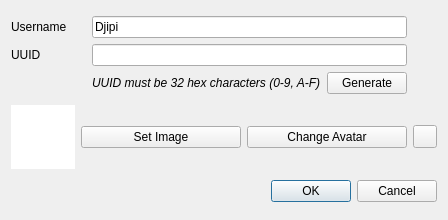
<?xml version="1.0" encoding="UTF-8"?>
<ui version="4.0">
 <class>NewUserDialog</class>
 <widget class="QDialog" name="NewUserDialog">
  <property name="geometry">
   <rect>
    <x>0</x>
    <y>0</y>
    <width>448</width>
    <height>220</height>
   </rect>
  </property>
  <property name="windowTitle">
   <string>New User</string>
  </property>
  <layout class="QGridLayout" name="gridLayout_2">
   <item row="2" column="1" colspan="3">
    <widget class="QDialogButtonBox" name="buttonBox">
     <property name="orientation">
      <enum>Qt::Orientation::Horizontal</enum>
     </property>
     <property name="standardButtons">
      <set>QDialogButtonBox::StandardButton::Cancel|QDialogButtonBox::StandardButton::Ok</set>
     </property>
    </widget>
   </item>
   <item row="1" column="2">
    <widget class="QPushButton" name="setAvatar">
     <property name="text">
      <string>Change Avatar</string>
     </property>
    </widget>
   </item>
   <item row="1" column="1">
    <widget class="QPushButton" name="selectImage">
     <property name="text">
      <string>Set Image</string>
     </property>
    </widget>
   </item>
   <item row="1" column="3">
    <widget class="QToolButton" name="revert">
     <property name="text">
      <string/>
     </property>
    </widget>
   </item>
   <item row="0" column="0" colspan="4">
    <layout class="QGridLayout" name="gridLayout">
     <item row="1" column="0">
      <widget class="QLabel" name="label">
       <property name="text">
        <string>UUID</string>
       </property>
      </widget>
     </item>
     <item row="0" column="1" colspan="2">
      <widget class="QLineEdit" name="username">
       <property name="text">
        <string>Djipi</string>
       </property>
      </widget>
     </item>
     <item row="1" column="1" colspan="2">
      <widget class="QLineEdit" name="uuid"/>
     </item>
     <item row="0" column="0">
      <widget class="QLabel" name="label_2">
       <property name="text">
        <string>Username</string>
       </property>
      </widget>
     </item>
     <item row="2" column="1">
      <widget class="QLabel" name="label_3">
       <property name="font">
        <font>
         <italic>true</italic>
        </font>
       </property>
       <property name="text">
        <string>UUID must be 32 hex characters (0-9, A-F)</string>
       </property>
      </widget>
     </item>
     <item row="2" column="2">
      <widget class="QPushButton" name="generate">
       <property name="text">
        <string>Generate</string>
       </property>
      </widget>
     </item>
     <item row="1" column="3">
      <widget class="QLabel" name="uuidVerified">
       <property name="sizePolicy">
        <sizepolicy hsizetype="Fixed" vsizetype="Preferred">
         <horstretch>0</horstretch>
         <verstretch>0</verstretch>
        </sizepolicy>
       </property>
       <property name="minimumSize">
        <size>
         <width>24</width>
         <height>0</height>
        </size>
       </property>
      </widget>
     </item>
     <item row="0" column="3">
      <widget class="QLabel" name="usernameVerified">
       <property name="text">
        <string/>
       </property>
      </widget>
     </item>
    </layout>
   </item>
   <item row="1" column="0">
    <widget class="QGraphicsView" name="image">
     <property name="sizePolicy">
      <sizepolicy hsizetype="Expanding" vsizetype="Expanding">
       <horstretch>0</horstretch>
       <verstretch>0</verstretch>
      </sizepolicy>
     </property>
     <property name="minimumSize">
      <size>
       <width>64</width>
       <height>64</height>
      </size>
     </property>
     <property name="maximumSize">
      <size>
       <width>64</width>
       <height>64</height>
      </size>
     </property>
     <property name="frameShape">
      <enum>QFrame::Shape::NoFrame</enum>
     </property>
     <property name="frameShadow">
      <enum>QFrame::Shadow::Plain</enum>
     </property>
     <property name="verticalScrollBarPolicy">
      <enum>Qt::ScrollBarPolicy::ScrollBarAlwaysOff</enum>
     </property>
     <property name="horizontalScrollBarPolicy">
      <enum>Qt::ScrollBarPolicy::ScrollBarAlwaysOff</enum>
     </property>
     <property name="interactive">
      <bool>false</bool>
     </property>
    </widget>
   </item>
  </layout>
 </widget>
 <resources/>
 <connections>
  <connection>
   <sender>buttonBox</sender>
   <signal>accepted()</signal>
   <receiver>NewUserDialog</receiver>
   <slot>accept()</slot>
   <hints>
    <hint type="sourcelabel">
     <x>248</x>
     <y>254</y>
    </hint>
    <hint type="destinationlabel">
     <x>157</x>
     <y>274</y>
    </hint>
   </hints>
  </connection>
  <connection>
   <sender>buttonBox</sender>
   <signal>rejected()</signal>
   <receiver>NewUserDialog</receiver>
   <slot>reject()</slot>
   <hints>
    <hint type="sourcelabel">
     <x>316</x>
     <y>260</y>
    </hint>
    <hint type="destinationlabel">
     <x>286</x>
     <y>274</y>
    </hint>
   </hints>
  </connection>
 </connections>
</ui>
